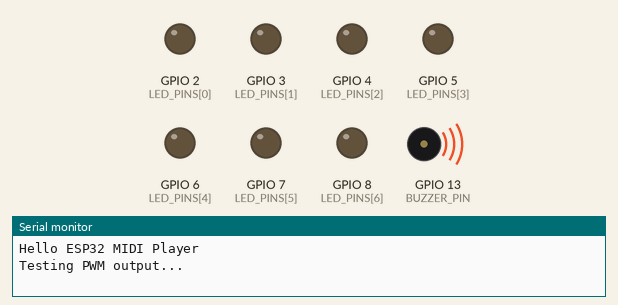
Recording of a program running on a simulated ESP32. Parts: output pins drawn as LEDs (lit = HIGH), buzzer (waves = sounding), the last lines printed to the serial monitor.

Above: at 0.1 s.
At 1.6 s:
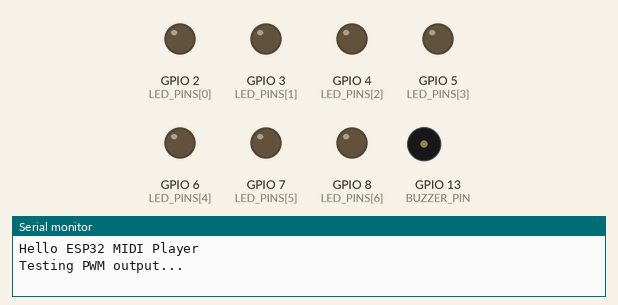
At 3.31 s:
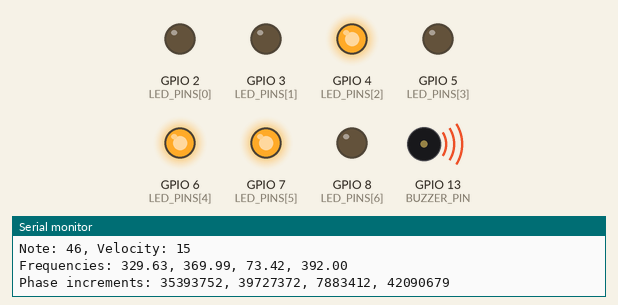
At 6.54 s:
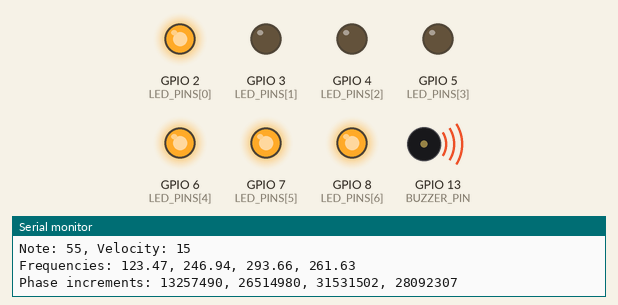
At 7.9 s:
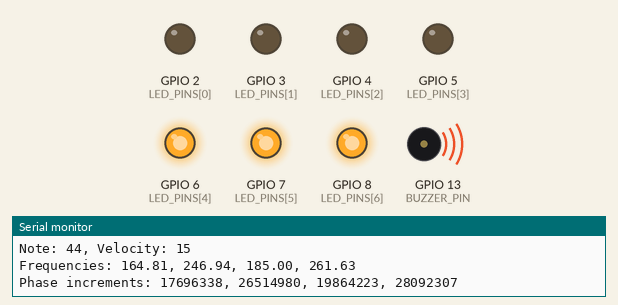
At 10.3 s:
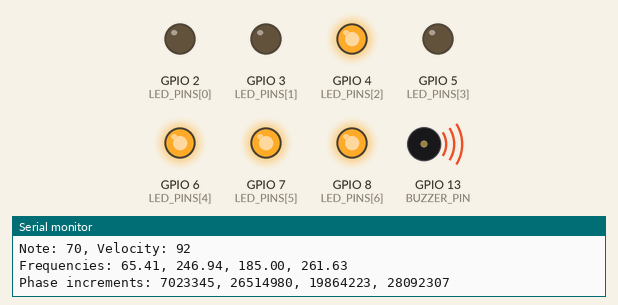
Timing chart, 0 to 11.8 s (numbered marks = the images above):
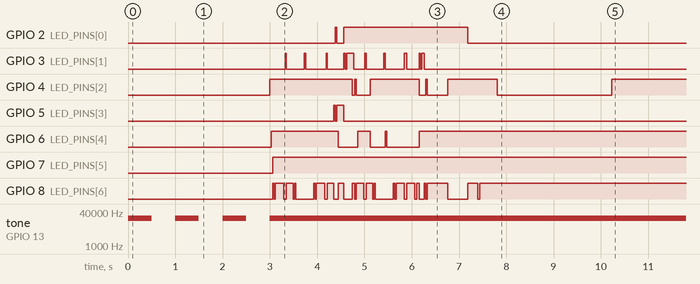

The program:

main.cpp
```cpp
#include <Arduino.h>
#include "midi2wave.h"
#include "midi_data.h"

#define POW2_32 4294967296ULL
#define REFCLK 40000.0

// MIDI 音高到频率表（Hz）
const float PIANO[] = {
    0, 0, 0, 0, 0, 0, 0, 0, 8.18, 8.66, 9.18, 9.72,                 // 0-11
    10.30, 10.91, 11.56, 12.25, 12.98, 13.75, 14.57, 15.43,         // 12-23
    16.35, 17.32, 18.35, 19.45, 20.60, 21.83, 23.12, 24.50,         // 24-35
    25.96, 27.50, 29.14, 30.87, 32.70, 34.65, 36.71, 38.89,         // 36-47
    41.20, 43.65, 46.25, 49.00, 51.91, 55.00, 58.27, 61.74,         // 48-59
    65.41, 69.30, 73.42, 77.78, 82.41, 87.31, 92.50, 98.00,         // 60-71
    103.83, 110.00, 116.54, 123.47, 130.81, 138.59, 146.83, 155.56, // 72-83
    164.81, 174.61, 185.00, 196.00, 207.65, 220.00, 233.08, 246.94, // 84-95
    261.63, 277.18, 293.66, 311.13, 329.63, 349.23, 369.99, 392.00, // 96-107
    415.30, 440.00, 466.16, 493.88, 523.25, 554.37, 587.33, 622.25, // 108-119
    659.25, 698.46, 739.99, 783.99, 830.61, 880.00, 932.33, 987.77, // 120-127
};

volatile int timer_tick = 0;
volatile unsigned char timer_micro = 0;
volatile unsigned short timer_milli = 0;
volatile unsigned long phaccu_1, phaccu_2, phaccu_3, phaccu_4;
volatile unsigned long tword_m_1, tword_m_2, tword_m_3, tword_m_4;
int phaccu_all;

hw_timer_t *timer = NULL;
portMUX_TYPE timerMux = portMUX_INITIALIZER_UNLOCKED;

#define BUZZER_PIN 13
#define PWM_CHANNEL 0
#define PWM_FREQ 20000  // 降低PWM频率
#define PWM_RESOLUTION 8

void IRAM_ATTR onTimer()
{
  portENTER_CRITICAL_ISR(&timerMux);

  // 快速计算相位累加
  phaccu_1 += tword_m_1;
  phaccu_2 += tword_m_2;
  phaccu_3 += tword_m_3;
  phaccu_4 += tword_m_4;

  // 计算合成波形
  int wave1 = pgm_read_word(&sine[phaccu_1 >> 24]);
  int wave2 = pgm_read_word(&sine[phaccu_2 >> 24]);
  int wave3 = pgm_read_word(&sine[phaccu_3 >> 24]);
  int wave4 = pgm_read_word(&sine[phaccu_4 >> 24]);

  // 混合波形并调整音量
  phaccu_all = (wave1 + wave2 + wave3 + wave4) >> 2;

  // 确保PWM值在0-255范围内
  phaccu_all = constrain(phaccu_all, 0, 255);

  // 输出PWM
  ledcWrite(PWM_CHANNEL, phaccu_all);

  // 更新时间计数器
  if (++timer_micro >= 40) {
    timer_micro = 0;
    timer_milli++;
  }

  portEXIT_CRITICAL_ISR(&timerMux);
}

void setup()
{
  Serial.begin(115200);
  Serial.println("Hello ESP32 MIDI Player");

  // 配置PWM
  ledcSetup(PWM_CHANNEL, PWM_FREQ, PWM_RESOLUTION);
  ledcAttachPin(BUZZER_PIN, PWM_CHANNEL);
  ledcWrite(PWM_CHANNEL, 0);  // 初始输出为0

  // 测试PWM输出
  Serial.println("Testing PWM output...");
  for(int i = 0; i < 3; i++) {
    ledcWrite(PWM_CHANNEL, 128);  // 50%占空比
    delay(500);
    ledcWrite(PWM_CHANNEL, 0);
    delay(500);
  }

  setupMidi();

  timer = timerBegin(0, 80, true);
  timerAttachInterrupt(timer, &onTimer, true);
  timerAlarmWrite(timer, 25, true);
  timerAlarmEnable(timer);

  tword_m_1 = 0;
  tword_m_2 = 0;
  tword_m_3 = 0;
  tword_m_4 = 0;

  Serial.println("Setup complete");
}

void loop()
{
  if (timer_milli > event_length)
  {
    timerAlarmDisable(timer);
    loadNextEvent();

    // 批量计算频率
    float freq1 = PIANO[active_keys[0]];
    float freq2 = PIANO[active_keys[1]];
    float freq3 = PIANO[active_keys[2]];
    float freq4 = PIANO[active_keys[3]];

    // 计算相位增量
    tword_m_1 = freq1 > 0 ? (unsigned long)(POW2_32 * freq1 / REFCLK) : 0;
    tword_m_2 = freq2 > 0 ? (unsigned long)(POW2_32 * freq2 / REFCLK) : 0;
    tword_m_3 = freq3 > 0 ? (unsigned long)(POW2_32 * freq3 / REFCLK) : 0;
    tword_m_4 = freq4 > 0 ? (unsigned long)(POW2_32 * freq4 / REFCLK) : 0;

    // 重置相位累加器
    phaccu_1 = 0;
    phaccu_2 = 0;
    phaccu_3 = 0;
    phaccu_4 = 0;

    // 打印调试信息
    Serial.printf("Frequencies: %.2f, %.2f, %.2f, %.2f\n", freq1, freq2, freq3, freq4);
    Serial.printf("Phase increments: %lu, %lu, %lu, %lu\n", tword_m_1, tword_m_2, tword_m_3, tword_m_4);

    timer_milli = 0;
    timerAlarmEnable(timer);
  }

  delayMicroseconds(100);
  yield();
}
```

midi2wave.cpp
```cpp
#include <Arduino.h>
#include "midi2wave.h"

unsigned char key_vels[MAX_NOTE];
char active_keys[KEYBUF_SIZE];
short event_length;
char note_count;

const int LED_PINS[] = {2, 3, 4, 5, 6, 7, 8};
short ptr;

void setupMidi()
{
    for (int i = 0; i < MAX_NOTE; ++i)
    {
        key_vels[i] = 0;
    }
    for (char i = 0; i < KEYBUF_SIZE; ++i)
    {
        active_keys[i] = 0;
    }
    ptr = 0;

    for (int i = 0; i < 7; ++i)
    {
        pinMode(LED_PINS[i], OUTPUT);
        digitalWrite(LED_PINS[i], LOW);
    }
}

void renderWaveBuffer()
{
    unsigned char leds = 0;
    note_count = 0;

    // 清除所有非活动音符
    for (char i = 0; i < KEYBUF_SIZE; ++i)
    {
        if (active_keys[i] > 0 && key_vels[active_keys[i] - 1] == 0)
        {
            active_keys[i] = 0;
        }
    }

    // 添加新的活动音符
    for (int i = 0; i < MAX_NOTE; ++i)
    {
        if (key_vels[i] > 0)
        {
            bool found = false;
            for (char j = 0; j < KEYBUF_SIZE; ++j)
            {
                if (active_keys[j] == i + 1)
                {
                    found = true;
                    break;
                }
            }
            if (!found)
            {
                for (char j = 0; j < KEYBUF_SIZE; ++j)
                {
                    if (active_keys[j] == 0)
                    {
                        active_keys[j] = i + 1;
                        note_count++;
                        break;
                    }
                }
            }
        }
    }

    // 更新LED显示
    for (char i = 0; i < KEYBUF_SIZE; ++i)
    {
        if (active_keys[i] > 0)
        {
            leds |= 1 << (active_keys[i] % 7);
        }
    }

    for (int i = 0; i < 7; ++i)
    {
        digitalWrite(LED_PINS[i], (leds & (1 << i)) ? HIGH : LOW);
    }
}

void loadNextEvent()
{
    if (ptr >= SONG_LEN)
    {
        Serial.println("Ended.");
        setupMidi();
        event_length = 3000;
        for (int i = 0; i < 7; ++i)
        {
            digitalWrite(LED_PINS[i], HIGH);
        }
        return;
    }

    int new_length = NOTE_DELAY(ptr) * TEMPO;
    unsigned char note = NOTE_NUMBER(ptr);
    unsigned char vel = NOTE_VEL(ptr);

    // 确保音符在有效范围内
    if (note > 0 && note <= 127) {
        key_vels[note - 1] = vel;
        Serial.printf("Note: %d, Velocity: %d\n", note, vel);
    }

    ++ptr;
    if (new_length == 0)
    {
        loadNextEvent();
    }
    else
    {
        renderWaveBuffer();
        event_length = new_length;
    }
}
```

midi2wave.h
```cpp
#ifndef MIDI2WAVE_H
#define MIDI2WAVE_H

#include <Arduino.h>
#include "midi_data.h" // 引入 MIDI 数据文件

#define MAX_NOTE 128
#define KEYBUF_SIZE 4
#define SONG_LEN 712
#define TEMPO 0.6103515625

// 全局变量声明
extern unsigned char key_vels[MAX_NOTE];
extern char active_keys[KEYBUF_SIZE];
extern short event_length;
extern char note_count;

// MIDI 数据访问宏
#define NOTE_NUMBER(ptr) pgm_read_word(&notes[ptr])         // 从 notes[] 读取音符
#define NOTE_DELAY(ptr) (pgm_read_dword(&params[ptr]) >> 8) // 高位表示延时
#define NOTE_VEL(ptr) (pgm_read_dword(&params[ptr]) & 0xFF) // 低位表示力度

void setupMidi();
void renderWaveBuffer();
void loadNextEvent();

#endif
```

Source omitted: midi_data.h (data table, 6319 bytes)

Measured:
- by itself, GPIO 2 (LED_PINS[0]): LOW → HIGH at 4.4 s, → LOW 0.03 s later, → HIGH 0.15 s later, → LOW 2.6 s later
- by itself, GPIO 5 (LED_PINS[3]): LOW → HIGH at 4.4 s, → LOW 0.03 s later, → HIGH 0.03 s later, → LOW 0.15 s later
- by itself, GPIO 6 (LED_PINS[4]): goes HIGH 1.4 s, LOW 0.42 s, HIGH 0.27 s, LOW 0.31 s, HIGH 0.03 s, LOW 0.69 s, then HIGH
- by itself, GPIO 7 (LED_PINS[5]): LOW → HIGH at 3.1 s
